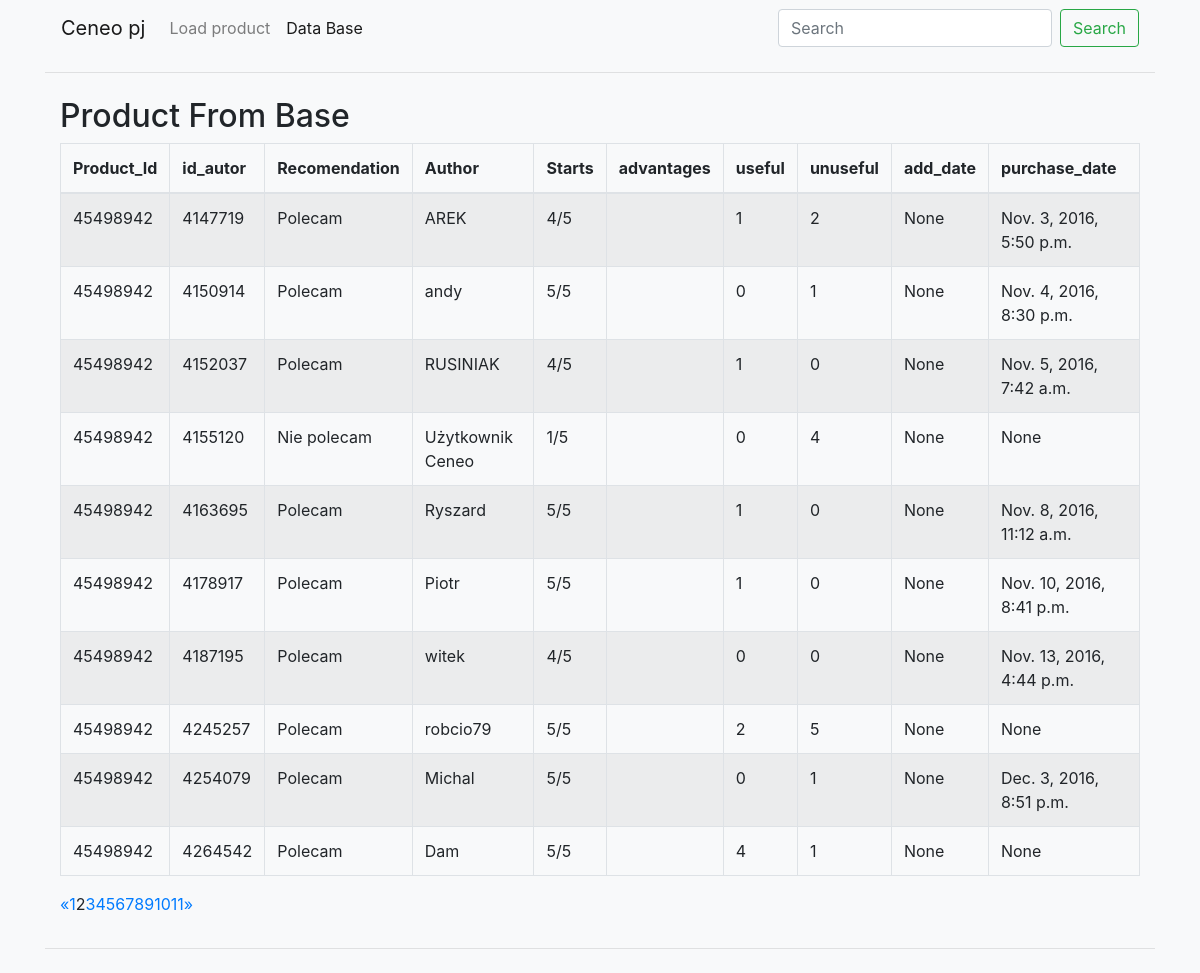
The app's page /list?page=2 with its own data.
### blog/models.py (models this page shows, shortened)
class Post(models.Model):
    id = models.IntegerField(primary_key=True)
    author = models.CharField(max_length=50,null=True)
    recomendation = models.CharField(max_length=200,null=True)
    stars = models.CharField(max_length=200,null=True)
    content = models.TextField(null=True)
    product_id = models.IntegerField(default=0,null=True)
    useful = models.IntegerField(null=True)
    unuseful = models.IntegerField(null=True)
    purchase_date = models.DateTimeField(blank=True, null=True)
    add_date = models.DateTimeField(blank=True, null=True)
    created_date = models.DateTimeField(default=timezone.now)

### blog/views.py (the view)
# urls.py: url(r'^list', views.UserListView.as_view(), name='load_list'),
class UserListView(ListView):
    model = Post
    template_name = 'blog/load_list.html'  # Default: <app_label>/<model_name>_list.html
    context_object_name = 'blog'  # Default: object_list
    paginate_by = 10
    queryset = Post.objects.all()
    def get_queryset(self):
        product_id = self.request.GET.get('product_id','')
        if product_id != "":
                return Post.objects.filter(product_id=self.request.GET.get('product_id'))
        else:
                return Post.objects.all()

### blog/templates/blog/load_list.html (shortened to what this page needs)
<!doctype html>
<html lang="en">
<head>
    <link rel="stylesheet" href="https://stackpath.bootstrapcdn.com/bootstrap/4.2.1/css/bootstrap.min.css">
</head>
<body class="bg-light">
<div class="container">
  <nav class="navbar navbar-expand-lg navbar-light bg-light">
  <div class="collapse navbar-collapse" id="navbarTogglerDemo01">
    <a class="navbar-brand" href="#">Ceneo pj</a>
    <ul class="navbar-nav mr-auto mt-2 mt-lg-0">
      <li class="nav-item">
        <a class="nav-link" href="/">Load product</a>
      </li>
      <li class="nav-item active">
        <a class="nav-link" href="">Data Base <span class="sr-only">(current)</span></a>
      </li>
    </ul>
    <form class="form-inline my-2 my-lg-0">
      <input class="form-control mr-sm-2" type="search" name="product_id" value="{{ product_id }}" placeholder="Search" aria-label="Search">
      <button class="btn btn-outline-success my-2 my-sm-0"  type="submit">Search</button>
    </form>
  </div>
</nav>
    <div class="row ">
        <div class="col-md-12 ">
            <form class="needs-validation"  novalidate>
                <hr class="mb-4">
                <div class="container">
              <h2>Product From Base</h2>
            <div class="table-responsive">
            <table class="table table-bordered table-striped">
              <thead>
                <tr>
                                <th>Product_Id</th>
                                <th>id_autor</th>
                                <th>Recomendation</th>
                                <th>Author</th>
                                <th>Starts</th>
                                <th>advantages</th>
                                <th>useful</th>
                                <th>unuseful</th>
                                <th>add_date</th>
                                <th>purchase_date</th>
                </tr>
              </thead>
              <tbody>
                {% for result in blog %}
                  <tr>
                    <td>{{ result.product_id }}</td>
                    <td>{{ result.id }}</td>
                    <td>{{ result.recomendation }}</td>
                    <td>{{ result.author }}</td>
                    <td>{{ result.stars }}</td>
                    <td>{{ result.advantages }}</td>
                    <td>{{ result.useful }}</td>
                    <td>{{ result.unuseful }}</td>
                    <td>{{ result.add_date }}</td>
                    <td>{{ result.purchase_date }}</td>
                  </tr>
                {% endfor %}
              </tbody>
            </table>
{% if is_paginated %}
  <ul class="pagination">
    {% if page_obj.has_previous %}
      <li><a href="?page={{ page_obj.previous_page_number }}">&laquo;</a></li>
    {% else %}
      <li class="disabled"><span>&laquo;</span></li>
    {% endif %}
    {% for i in paginator.page_range %}
      {% if page_obj.number == i %}
        <li class="active"><span>{{ i }} <span class="sr-only">(current)</span></span></li>
      {% else %}
        <li><a href="?page={{ i }}">{{ i }}</a></li>
      {% endif %}
    {% endfor %}
    {% if page_obj.has_next %}
      <li><a href="?page={{ page_obj.next_page_number }}">&raquo;</a></li>
    {% else %}
      <li class="disabled"><span>&raquo;</span></li>
    {% endif %}
  </ul>
{% endif %}
                    </div>
                </div>
                <hr class="mb-4">
            </form>
        </div>
    </div>
</div>
</body>
</html>

### records on screen
Post: product_id "45498942", id "4147719", recomendation "Polecam", author "AREK", stars "4/5", useful "1", unuseful "2", add_date "None", purchase_date "Nov. 3, 2016, 5:50 p.m."
Post: product_id "45498942", id "4150914", recomendation "Polecam", author "andy", stars "5/5", useful "0", unuseful "1", add_date "None", purchase_date "Nov. 4, 2016, 8:30 p.m."
Post: product_id "45498942", id "4152037", recomendation "Polecam", author "RUSINIAK", stars "4/5", useful "1", unuseful "0", add_date "None", purchase_date "Nov. 5, 2016, 7:42 a.m."
Post: product_id "45498942", id "4155120", recomendation "Nie polecam", author "Użytkownik Ceneo", stars "1/5", useful "0", unuseful "4", add_date "None", purchase_date "None"
Post: product_id "45498942", id "4163695", recomendation "Polecam", author "Ryszard", stars "5/5", useful "1", unuseful "0", add_date "None", purchase_date "Nov. 8, 2016, 11:12 a.m."
Post: product_id "45498942", id "4178917", recomendation "Polecam", author "Piotr", stars "5/5", useful "1", unuseful "0", add_date "None", purchase_date "Nov. 10, 2016, 8:41 p.m."
Post: product_id "45498942", id "4187195", recomendation "Polecam", author "witek", stars "4/5", useful "0", unuseful "0", add_date "None", purchase_date "Nov. 13, 2016, 4:44 p.m."
Post: product_id "45498942", id "4245257", recomendation "Polecam", author "robcio79", stars "5/5", useful "2", unuseful "5", add_date "None", purchase_date "None"
Post: product_id "45498942", id "4254079", recomendation "Polecam", author "Michal", stars "5/5", useful "0", unuseful "1", add_date "None", purchase_date "Dec. 3, 2016, 8:51 p.m."
Post: product_id "45498942", id "4264542", recomendation "Polecam", author "Dam", stars "5/5", useful "4", unuseful "1", add_date "None", purchase_date "None"

### other values on screen
{{ i }} "1" "3" "4" "5" "6" "7" "8" "9" "10" "11"
{{ i }} "2"
